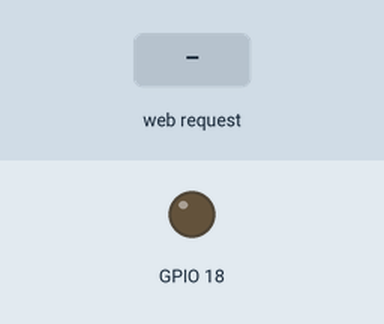
Recording of a sketch running on a simulated ESP32. Shown: output pins drawn as LEDs (lit = HIGH). The test bench sets the inputs (shaded band). WiFi joins after 1.5 s; servers stay silent unless stated; what the sketch prints to the serial monitor is not drawn.

Above: at 3.2 s.
3.3 s: HTTP request GET /toggle-led received
At 3.7 s:
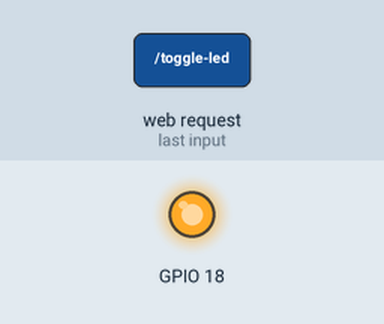
Timing chart, 0 to 6.3 s (numbered marks = the images above; inputs shaded):
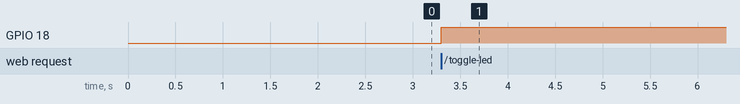

The sketch:

Webserver.ino
```cpp
#include <WiFi.h>
#include <WebServer.h>
#include <ESPmDNS.h> // Include mDNS library

// Replace with your network credentials
const char* ssid = "LABRPS";
const char* password = "Komputer0000";

// Create a web server object that listens for HTTP request on port 80
WebServer server(80);

bool ledState = false;

void handleRoot() {
  server.send(200, "text/html", "Hello from ESP32");
}

void handleLEDToggle() {
  ledState = !ledState;
  digitalWrite(18, ledState ? HIGH : LOW);
  server.send(200, "text/plain", ledState ? "ON" : "OFF");
}

void handleGetLEDStatus() {
  String status = ledState ? "ON" : "OFF";
  server.send(200, "application/json", "{\"ledState\": \"" + status + "\"}");
}

void setup() {
  Serial.begin(9600);
  pinMode(18, OUTPUT);

  // Connect to Wi-Fi
  WiFi.begin(ssid, password);
  while (WiFi.status() != WL_CONNECTED) {
    delay(1000);
    Serial.println("Connecting to WiFi...");
  }
  Serial.println("Connected to WiFi");

  // Start mDNS service
  if (!MDNS.begin("esp32")) { // Replace "esp32" with the desired hostname
    Serial.println("Error starting mDNS");
    return;
  }
  Serial.println("mDNS responder started");

  // Print the hostname for access
  Serial.print("Access ESP32 at http://");
  Serial.print("esp32"); // Replace "esp32" with the desired hostname
  Serial.println(".local");

  // Initialize web server
  server.on("/", handleRoot);
  server.on("/toggle-led", handleLEDToggle);
  server.on("/get-led-status", handleGetLEDStatus);
  server.begin();
  Serial.println("HTTP server started");
}

void loop() {
  server.handleClient();
}
```

Measured:
- after the input at 3.3 s, GPIO 18: LOW → HIGH at once
